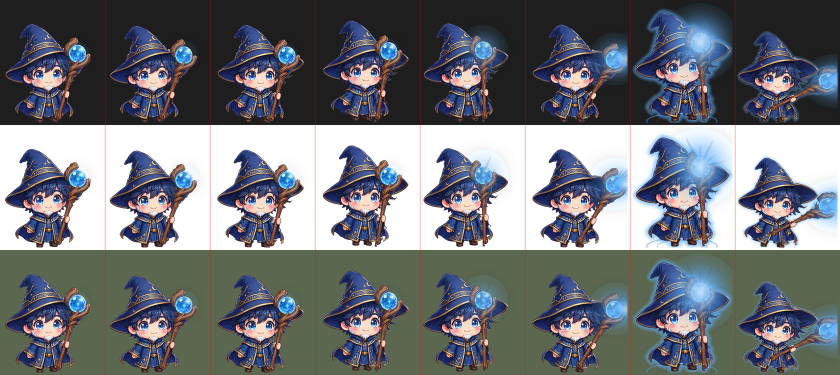
#> input picture art-tests/mage-anim/mage_nam_contact.jpg, 1680 x 750 px (shown at 1/2 size)
$ python gen_mage_anim.py out.png ../mage_nam_contact.jpg ../mage_nu_contact.jpg
#> lines starting #> are read from the running program, lines starting #| are printed output that depends on the picture
### art-tests/mage-anim/tools/comfy_api.py
"""Minimal stdlib client for the local ComfyUI (127.0.0.1:8188). Native nodes only."""
import json, time, uuid, urllib.request, urllib.parse
from pathlib import Path

HOST = "http://127.0.0.1:8188"
CKPT = "sd_xl_base_1.0.safetensors"


def _post(path, data, ctype="application/json"):
    req = urllib.request.Request(HOST + path, data=data, headers={"Content-Type": ctype})
    return json.load(urllib.request.urlopen(req, timeout=60))


def upload(path):
    b = "----gac" + uuid.uuid4().hex
    body = (f"--{b}\r\nContent-Disposition: form-data; name=\"image\"; filename=\"{Path(path).name}\"\r\n"
            f"Content-Type: image/png\r\n\r\n").encode() + Path(path).read_bytes() + \
           f"\r\n--{b}\r\nContent-Disposition: form-data; name=\"overwrite\"\r\n\r\ntrue\r\n--{b}--\r\n".encode()
    return _post("/upload/image", body, f"multipart/form-data; boundary={b}")["name"]


# [43 lines left out: functions run, base, txt2img, inpaint, not called in this run]

### art-tests/mage-anim/tools/gen_mage_anim.py
"""Pháp Sư motion strip (k15/k16 replacement): Animagine XL 4.0 + ControlNet OpenPose (xinsir), native nodes only.
Identity without IP-Adapter: in-context panel. Canvas 1536x1024 = [reference 768 | new pose 768]; the left half is the
cleaned reference sprite on white and is kept by SetLatentNoiseMask, only the right half is generated (one character),
OpenPose skeleton drawn on the right half only. Output = right half.
Usage: python gen_mage_anim.py <out_dir> <ref_male.png> <ref_female.png> [gender ...] [--poses a,b] [--seeds 1,2]
"""
import sys, json, math, time
from pathlib import Path
import numpy as np
from PIL import Image, ImageDraw
sys.path.insert(0, str(Path(__file__).parent))
import comfy_api as c
import pilot_animagine_openpose as p

W, H, HALF = 1536, 1024, 768
STEPS, CFG = 28, 5.0
CHAR = {
    "male": ("1boy, solo, chibi, young wizard, dark blue messy hair, blue eyes, small white goatee, "
             "wide-brimmed pointed dark blue wizard hat with gold trim and crescent moon and star symbols, "
             "dark blue wizard robe with gold embroidery, brown belt with gold star buckle, brown boots, "
             "gnarled brown wooden staff with glowing blue crystal orb on top"),
    "female": ("1girl, solo, chibi, long wavy lavender purple hair, purple eyes, smile, diamond crystal hair clip, no hat, "
               "teal and blue wizard robe with silver trim and crescent moon symbols, purple dress, purple boots, "
               "brown wooden staff with silver blade ornament and large glowing purple crystal orb on top"),
}
TAIL = ("full body, face clearly visible, cute, thick clean outline, cel shading, simple background, white background, "
        "masterpiece, high score, great score, absurdres")
NEG = ("closed helmet, visor, face covered, mask, multiple characters, overlapping figures, 2boys, 2girls, multiple views, "
       "reference sheet, cropped, out of frame, lowres, bad anatomy, bad hands, extra arms, extra legs, extra staff, "
       "two staffs, text, watermark, signature, worst quality, low quality, low score, bad score, blurry, scenery, "
       "ground shadow, gradient background")
POSE_TXT = {
    "idle": "standing, holding staff upright at side, relaxed, calm smile",
    "run1": "running, dynamic running pose, left leg forward, robe flowing, holding staff",
    "run2": "running, dynamic running pose, right leg forward, robe flowing, holding staff",
    "cast1": "casting spell, raising staff high above head with one hand, glowing orb, magic sparkles",
    "cast2": "casting spell, thrusting staff forward, magic blast from orb, other hand stretched out",
    "skill_charge": "charging powerful magic, holding staff overhead with both hands, glowing aura, swirling magic energy, determined face",
    "skill_release": "unleashing spell, leaning forward, pointing staff forward, huge magic burst from orb, open hand forward, cape flowing",
}

# Chibi skeletons measured on the cleaned reference sprites placed by ref_canvas (feet y 965, height 860, centre x ~385):
# eyes y 550 (+-73), ears 565 (+-150), nose 590, neck 645, shoulders 665 (+-85), hips 820 (+-45), ankles 960.
# COCO-18 order: nose, neck, Rsho, Relb, Rwri, Lsho, Lelb, Lwri, Rhip, Rknee, Rank, Lhip, Lknee, Lank, Reye, Leye, Rear, Lear.
# The character faces the viewer: its right = image left; staff in its left hand (image right) as in the reference.
CX = 385

def kp(dx=0, arms=None, legs=None, lean=0):
    x = CX + dx
    hx = x + lean
    face = [(hx, 590), (x, 645)]
    sh = [(x - 85, 665), (x + 85, 665)]
    (re, rw, le, lw) = arms or ((x - 105, 725), (x - 115, 775), (x + 120, 680), (x + 148, 710))
    (rk, ra, lk, la) = legs or ((x - 45, 890), (x - 48, 960), (x + 45, 890), (x + 48, 960))
    pts = [face[0], face[1], sh[0], re, rw, sh[1], le, lw, (x - 45, 820), rk, ra, (x + 45, 820), lk, la,
           (hx - 73, 550), (hx + 73, 550), (hx - 150, 565), (hx + 150, 565)]
    return pts

X = CX
POSES = {
    "idle": kp(),
    "run1": kp(lean=12, arms=((X - 125, 700), (X - 95, 650), (X + 120, 680), (X + 150, 705)),
               legs=((X - 70, 880), (X - 110, 935), (X + 55, 875), (X + 95, 955))),
    "run2": kp(lean=12, arms=((X - 120, 735), (X - 150, 770), (X + 115, 690), (X + 140, 720)),
               legs=((X - 40, 880), (X - 15, 960), (X + 70, 880), (X + 120, 930))),
    "cast1": kp(arms=((X - 135, 690), (X - 180, 690), (X + 130, 600), (X + 140, 520))),
    "cast2": kp(lean=10, arms=((X - 110, 720), (X - 135, 765), (X + 150, 665), (X + 225, 650)),
                legs=((X - 60, 885), (X - 85, 960), (X + 50, 885), (X + 70, 960))),
    "skill_charge": kp(arms=((X - 135, 600), (X - 120, 515), (X + 135, 600), (X + 120, 515)),
                       legs=((X - 60, 888), (X - 80, 962), (X + 60, 888), (X + 80, 962))),
    "skill_release": kp(dx=-15, lean=20, arms=((X + 10, 700), (X + 120, 690), (X + 150, 660), (X + 240, 640)),
                        legs=((X - 85, 880), (X - 130, 955), (X + 60, 880), (X + 95, 960))),
}


# [13 lines left out: function pose_canvas, not called in this run]


def ref_canvas(ref_png):
    """Reference on white in the left half (feet at y 965, height 860), right half transparent = repaint."""
#> called with ref_png = '../mage_nam_contact.jpg'
    ref = Image.open(ref_png).convert("RGBA"); ref = ref.crop(ref.getbbox())
    s = 860 / ref.height; ref = ref.resize((round(ref.width * s), 860), Image.LANCZOS)
#> after `s = 860 / ref.height`: s = 1.15
#> after `ref = ref.resize((round(ref.width * s), 860), Image.LANCZOS)`:
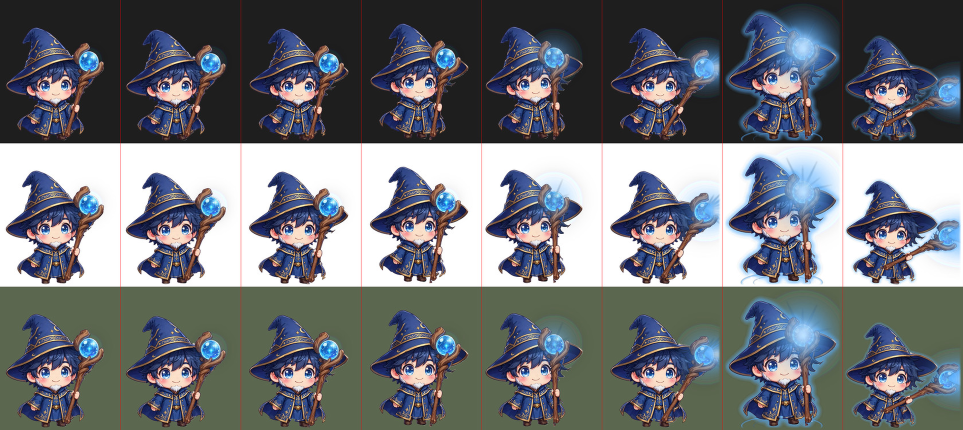
#> ref: PIL image 1926x860 RGBA (shown at 1/2 size); mean R, G, B, A 112, 115.3, 120.8, 255
    cv = Image.new("RGBA", (W, H), (255, 255, 255, 255))
#> cv: PIL image 1536x1024 RGBA; every value is 255
    cv.alpha_composite(ref, (HALF // 2 - ref.width // 2, 965 - 860))
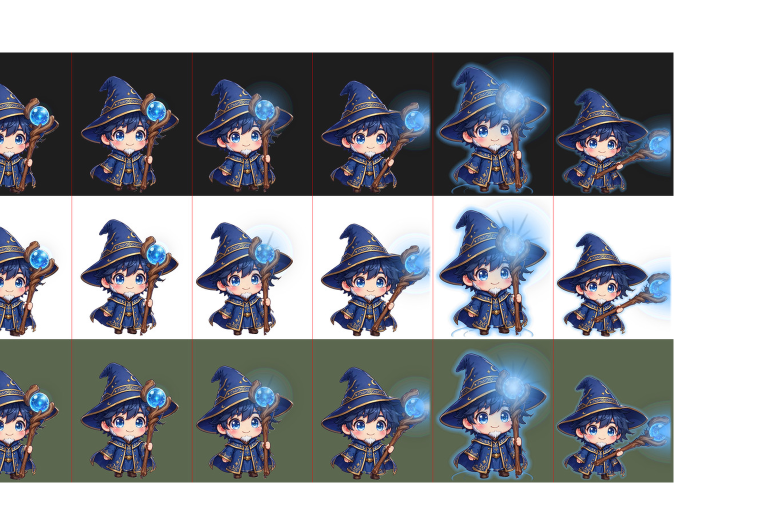
#> cv: PIL image 1536x1024 RGBA (shown at 1/2 size); mean R, G, B, A 149.8, 152.9, 157.6, 255
    a = np.asarray(cv).copy(); a[:, HALF:, 3] = 0
#> after `a[:, HALF:, 3] = 0`:
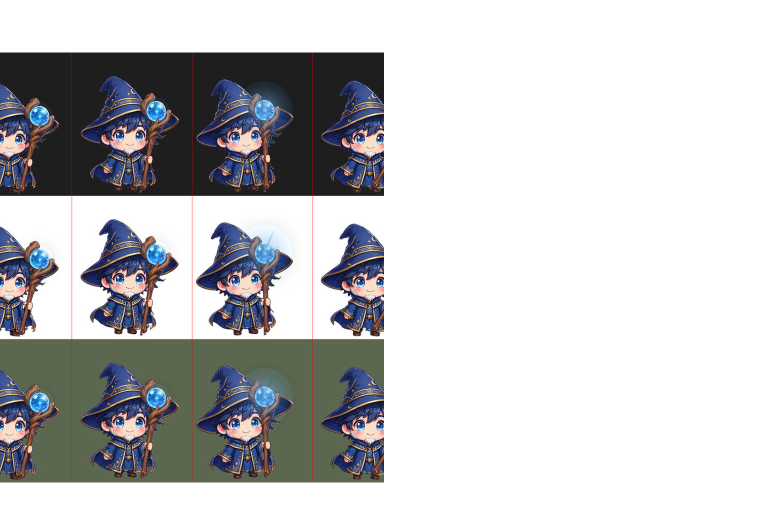
#> a: shape (1024, 1536, 4) (shown at 1/2 size); mean R, G, B, A 149.8, 152.9, 157.6, 127.5; transparent parts drawn white
    return Image.fromarray(a)


# [36 lines left out: functions wf_t2i, wf_i2i, wf, not called in this run]


if __name__ == "__main__":
    out = Path(sys.argv[1]); out.mkdir(parents=True, exist_ok=True)
    refs = {"male": sys.argv[2], "female": sys.argv[3]}
    args = sys.argv[4:]
    genders = [a for a in args if a in refs] or ["male", "female"]
    poses = next((a.split("=")[1].split(",") for a in args if a.startswith("--poses=")), list(POSES))
    seeds = next(([int(x) for x in a.split("=")[1].split(",")] for a in args if a.startswith("--seeds=")), [731001])
    logf = out / "gen_log.json"; log = json.loads(logf.read_text(encoding="utf-8")) if logf.exists() else {}
    dens = next(([float(x) for x in a.split("=")[1].split(",")] for a in args if a.startswith("--denoise=")), [0.65])
    for gd in genders:
        init = out / f"_init_{gd}.png"
        rc = ref_canvas(refs[gd]).crop((0, 0, HALF, H)); bg = Image.new("RGB", rc.size, "white"); bg.paste(rc, mask=rc.split()[3]); bg.save(init)
#> after `rc = ref_canvas(refs[gd]).crop((0, 0, HALF, H))`:
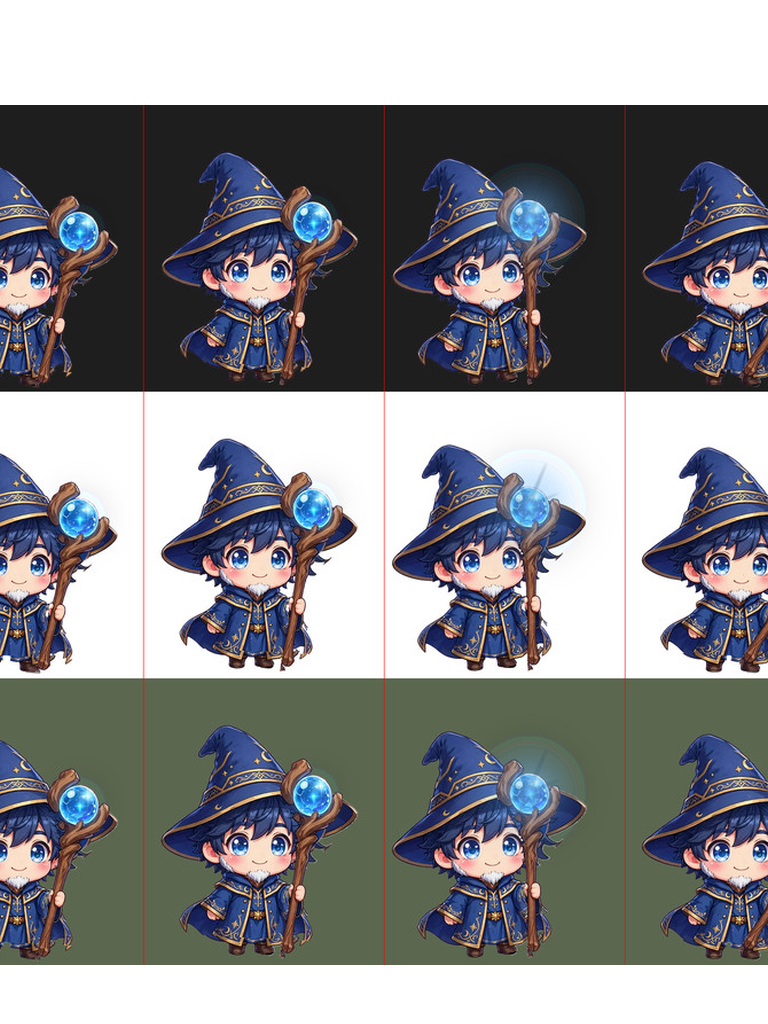
#> rc: PIL image 768x1024 RGBA; mean R, G, B, A 135.7, 136.7, 139.9, 255
#> after `bg = Image.new('RGB', rc.size, 'white')`: bg: PIL image 768x1024 RGB; every value is 255
        init_name = c.upload(init)
#> (the run stopped early here; a loop or call above may not have finished)

$ run again, on art-tests/mage-anim/mage_nam_skill_charge_420x500.png
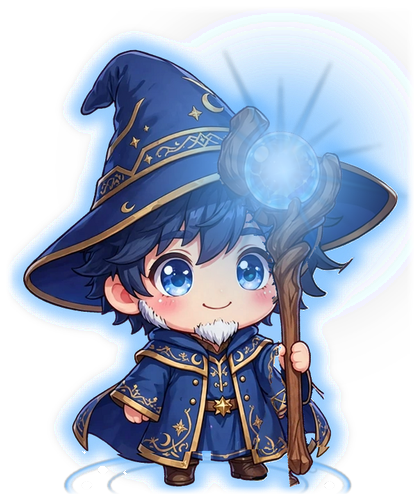
#> input picture art-tests/mage-anim/mage_nam_skill_charge_420x500.png, 420 x 500 px
#> in ref_canvas, ref is the input picture: PIL image 420x500 RGBA; mean R, G, B, A 62.3, 89.3, 123.2, 131.5
#> in ref_canvas, `cv.alpha_composite(ref, (HALF // 2 - ref.width // 2, 965 - 860))`:
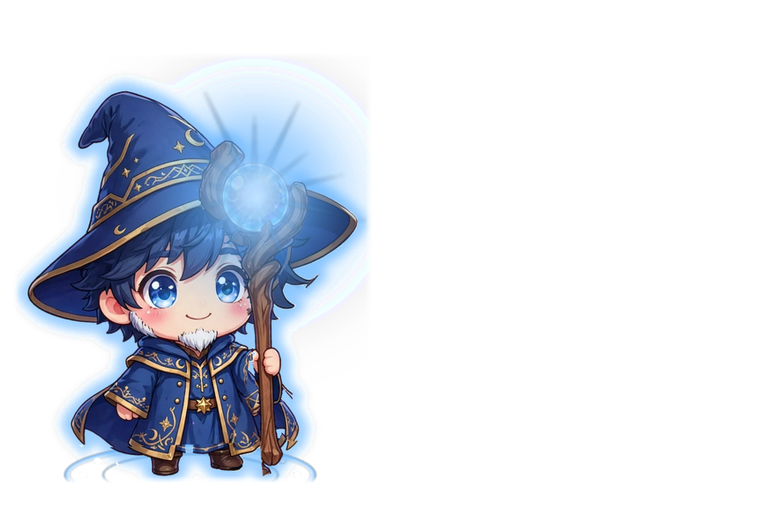
#> cv: PIL image 1536x1024 RGBA (shown at 1/2 size); mean R, G, B, A 220.3, 224.6, 232.7, 255
#> `rc = ref_canvas(refs[gd]).crop((0, 0, HALF, H))`:
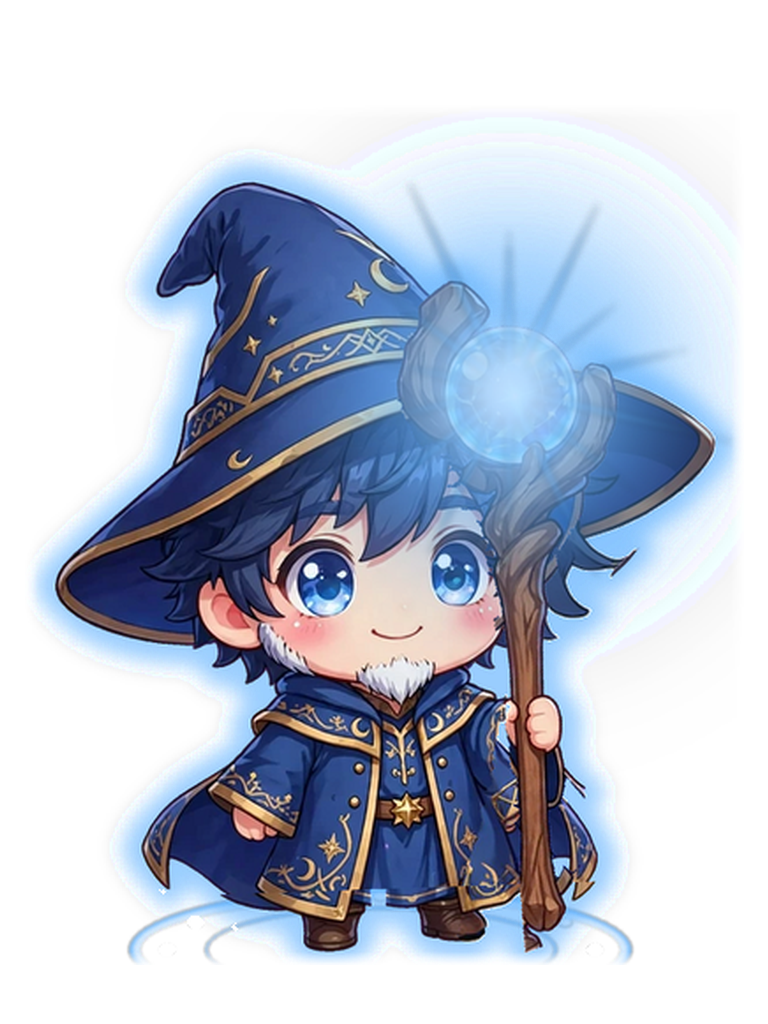
#> rc: PIL image 768x1024 RGBA; mean R, G, B, A 185.7, 194.3, 210.3, 255
#> bg: PIL image 768x1024 RGB; every value is 255

$ run again, on art-tests/mage-anim/mage_nam_skill_release_420x500.png
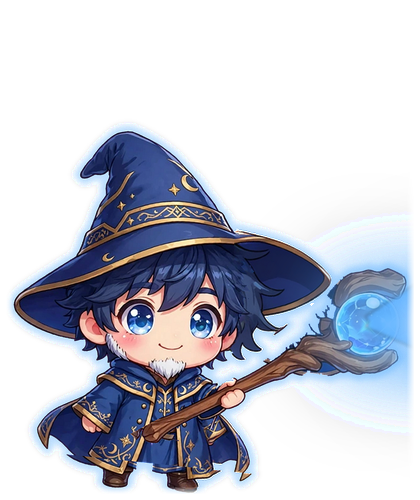
#> input picture art-tests/mage-anim/mage_nam_skill_release_420x500.png, 420 x 500 px
#> in ref_canvas, ref is the input picture: PIL image 420x500 RGBA; mean R, G, B, A 39.5, 51.3, 69.9, 91.3
#> in ref_canvas, `cv.alpha_composite(ref, (HALF // 2 - ref.width // 2, 965 - 860))`:
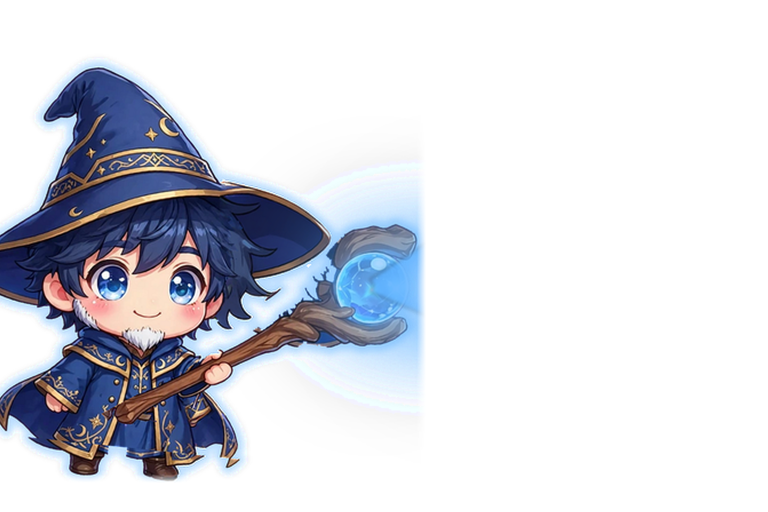
#> cv: PIL image 1536x1024 RGBA (shown at 1/2 size); mean R, G, B, A 213.7, 215.7, 223.2, 255
#> `rc = ref_canvas(refs[gd]).crop((0, 0, HALF, H))`:
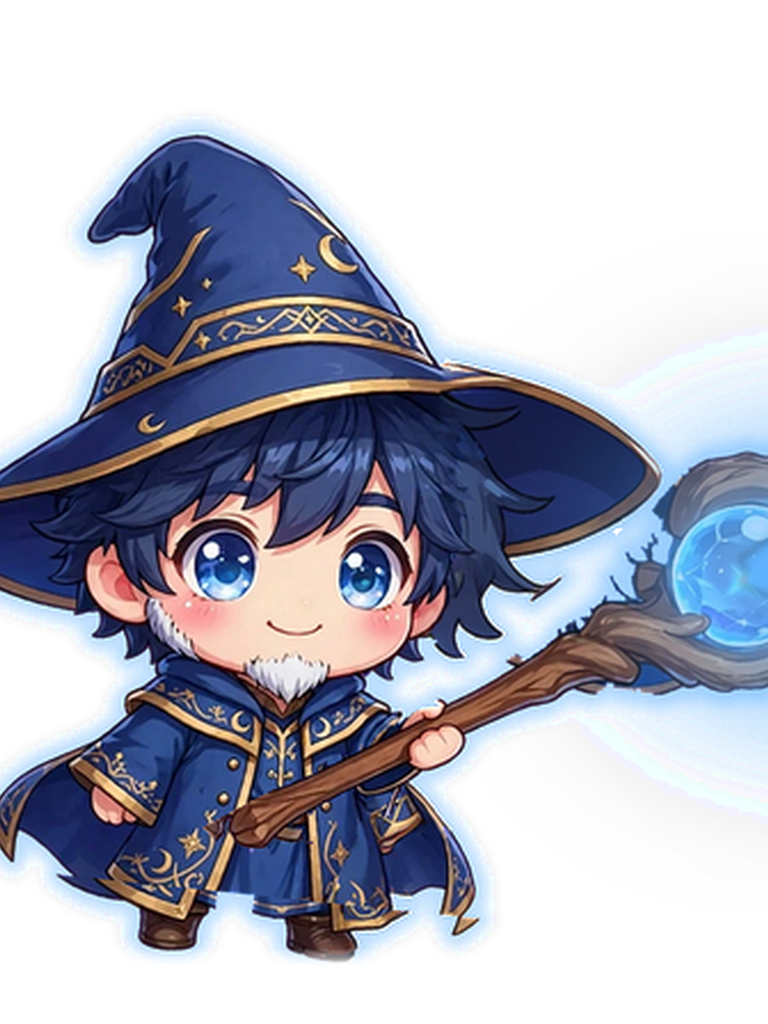
#> rc: PIL image 768x1024 RGBA; mean R, G, B, A 176.5, 178.7, 192.1, 255
#> bg: PIL image 768x1024 RGB; every value is 255

$ run again, on art-tests/mage-anim/mage_nam_strip_2520x500.png
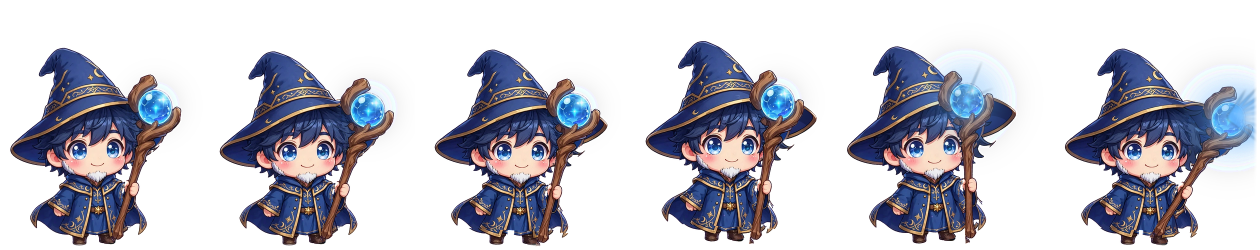
#> input picture art-tests/mage-anim/mage_nam_strip_2520x500.png, 2520 x 500 px (shown at 1/2 size)
#> in ref_canvas, ref is the input picture: PIL image 2520x500 RGBA; mean R, G, B, A 35.3, 36.6, 47.2, 92.5
#> in ref_canvas, `a[:, HALF:, 3] = 0`:
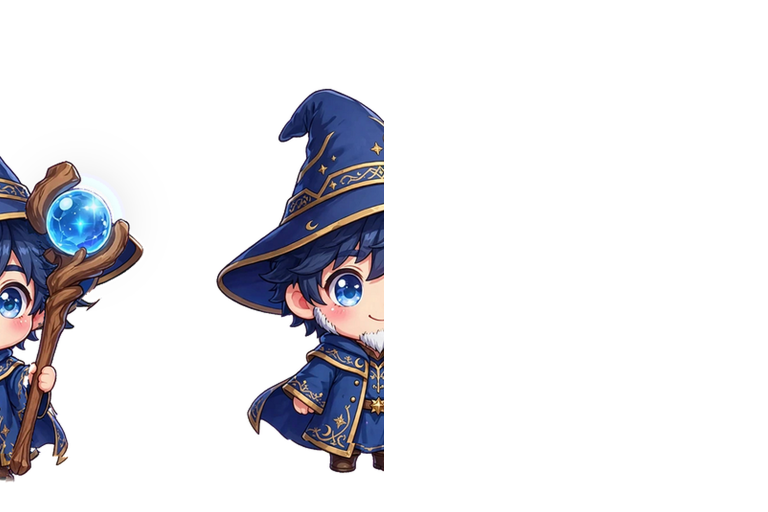
#> a: shape (1024, 1536, 4) (shown at 1/2 size); mean R, G, B, A 199.9, 198.9, 206.7, 127.5; transparent parts drawn white
#> `rc = ref_canvas(refs[gd]).crop((0, 0, HALF, H))`:
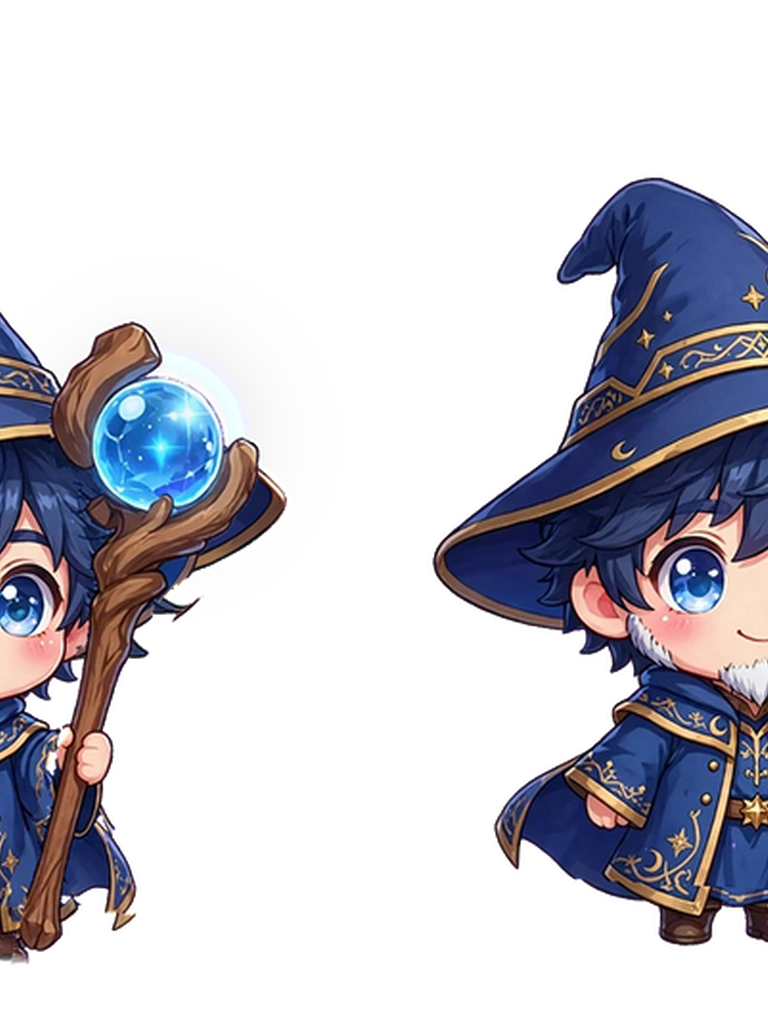
#> rc: PIL image 768x1024 RGBA; mean R, G, B, A 201.6, 200.5, 208.1, 255
#> bg: PIL image 768x1024 RGB; every value is 255
